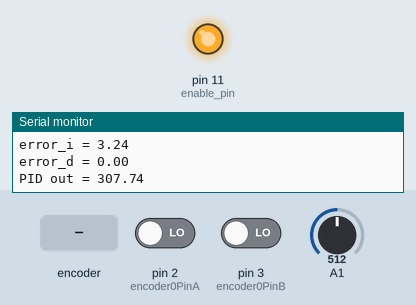
Recording of a sketch running on a simulated Arduino Uno, built with avr-gcc and run on an emulated ATmega328P. Parts: output pins drawn as LEDs (lit = HIGH), the last lines printed to the serial monitor. Inputs (shaded band) come from the test bench; at power-on: A1 = 512, pin 2 (encoder0PinA) LOW, pin 3 (encoder0PinB) LOW.

Above: at 1.2 s.
1.3 s: A1 set to 295
4.3 s: A1 set to 277
7.3 s: A1 set to 241
At 7.93 s:
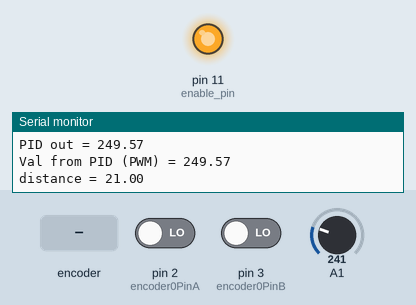
9.5 s: A1 set to 122
At 10.9 s:
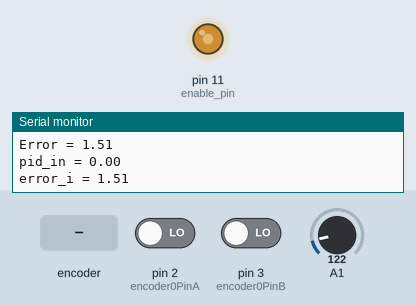
11.4 s: rotary encoder on pin 2 (encoder0PinA) / pin 3 (encoder0PinB) turned 2 steps (second pin leading)
At 11.94 s:
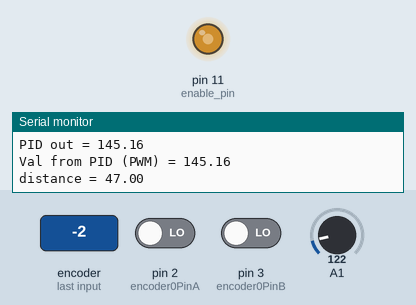
14.8 s: rotary encoder on pin 2 (encoder0PinA) / pin 3 (encoder0PinB) turned 1 step (first pin leading)
At 15.18 s:
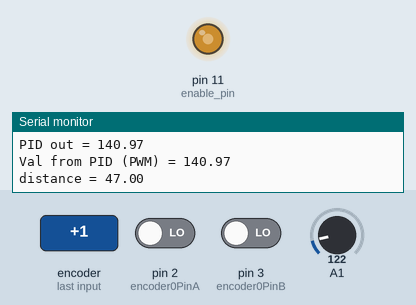
Timing chart, 0 to 17.8 s (numbered marks = the images above; inputs shaded):
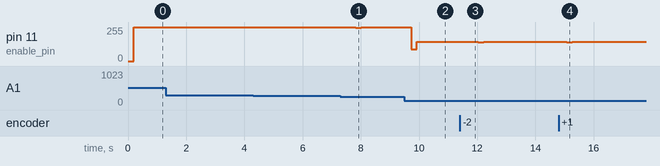

The sketch:

integrated.ino
```cpp
#include <SharpIR.h>

SharpIR sensor(GP2Y0A21YK0F, A1);
#define encoder0PinA 2
#define encoder0PinB 3
int j = 0;
volatile unsigned int encoder0Pos = 0;
unsigned int tmp_Pos = 1;
unsigned int valx;
unsigned int valy;
unsigned int valz;
double temp;
double pid_set = 0;
double ang_vel;
int enable_pin = 11;
int pin_l1 = 7;  //pin l3 for now
int pin_l2 = 8;  //pin l4 for now
boolean A_set;
boolean B_set;
long time_int = 0;
long init_pos = 0;
double pid_in = 0, pid_out = 0;
unsigned int count = 10;
double error = 0;
double error_last = 0, error_d = 0, error_i = 0;
double pid_p = 80;
double pid_i = 15;
double pid_d = 45;
float distance = 0;

void setup() {

  pinMode(encoder0PinA, INPUT);
  pinMode(encoder0PinB, INPUT);

//  analogWrite(enable_pin, 100);
//  digitalWrite(pin_l1, HIGH);
//  digitalWrite(pin_l2, LOW);

  // encoder pin on interrupt 0 (pin 2)
  attachInterrupt(0, doEncoderA, CHANGE);

  // encoder pin on interrupt 1 (pin 3)
  attachInterrupt(1, doEncoderB, CHANGE);

  Serial.begin (9600);
}


void loop() {
  //Check each second for change in position


  // analogWrite(enable_pin, 100);
  if(count ==10) {
  distance = 0;
  for (j = 0; j < 5; j++) {
    float distance_current = sensor.getDistance();
    distance += distance_current;
  }
  distance /= (j);
  count = 0;
  }
  if(distance ){
    }
  //distance = distance_current;
  Serial.print("distance = ");
  Serial.println(distance);


  temp = (float(80 - distance)/80);
  Serial.print("temp = ");
  Serial.println(temp);

  temp = temp * 365;
  Serial.print("temp2 = ");
  Serial.println(temp);

  temp = temp / 100;
  error_i = 0;
  error_d = 0;
  //delay(10);

  count++;
  pid_set =  temp;
  tmp_Pos = encoder0Pos;
  Serial.print("pt = ");
  Serial.println(float(1000 * (tmp_Pos - init_pos)) / ((millis() - time_int) * 360));
  ang_vel = float(1000 * (tmp_Pos - init_pos)) / ((millis() - time_int) * 360);

  time_int = millis();
  init_pos = tmp_Pos;

  if ((ang_vel < 0.6) && (ang_vel > -0.6))
    pid_in = ang_vel;
  error = pid_set - pid_in;

  if (error > 0.01)
    error_d = error - error_last;
  error_last = error;
  Serial.print("pid_set = ");
  Serial.println(pid_set);


  Serial.print("Error = ");
  Serial.println(pid_set - pid_in);
  Serial.print("pid_in = ");
  Serial.println(pid_in);

  if (abs(error) > 0.02) {
    error_i = error_i + error;
    pid_out = (pid_p * error + pid_i * error_i +  pid_d * error_d);

    Serial.print("error_i = ");
    Serial.println(error_i);

    Serial.print("error_d = ");
    Serial.println(error_d);

    Serial.print("PID out = ");
    Serial.println(pid_out);

    if (pid_out < 0) {
      //   low on 2 and high on 1
      digitalWrite(pin_l1, HIGH);
      digitalWrite(pin_l2, LOW);
    } else {
      //   low on 1 and high on 2
      digitalWrite(pin_l1, LOW);
      digitalWrite(pin_l2, HIGH);
    }

    if (pid_out > 255)
      pid_out = 255;
    else if (pid_out < -255)
      pid_out = -255;


    analogWrite(enable_pin, abs(pid_out));
    Serial.print("Val from PID (PWM) = ");
    Serial.println(pid_out);

  }
}

// Interrupt on A changing state
void doEncoderA() {

  // Low to High transition?
  if (digitalRead(encoder0PinA) == HIGH) {
    A_set = true;
    if (!B_set) {
      encoder0Pos = encoder0Pos + 1;

    }
  }

  // High-to-low transition?
  if (digitalRead(encoder0PinA) == LOW) {
    A_set = false;
  }
}

// Interrupt on B changing state
void doEncoderB() {

  // Low-to-high transition?
  if (digitalRead(encoder0PinB) == HIGH) {
    B_set = true;
    if (!A_set) {
      encoder0Pos = encoder0Pos - 1;
    }
  }

  // High-to-low transition?
  if (digitalRead(encoder0PinB) == LOW) {
    B_set = false;
  }
}
```

Measured:
- after the input at 7.3 s, pin 11 (enable_pin): 255/255 → 249/255 after 0.53 s, → 255/255 0.19 s later
- after the input at 9.5 s, pin 11 (enable_pin): 255/255 → 89/255 after 0.24 s, → 143/255 0.19 s later
- after the input at 11.4 s, pin 11 (enable_pin): 143/255 → 145/255 after 0.44 s, → 142/255 0.19 s later, → 143/255 0.19 s later
- after the input at 14.8 s, pin 11 (enable_pin): 143/255 → 140/255 after 0.27 s, → 143/255 0.19 s later
